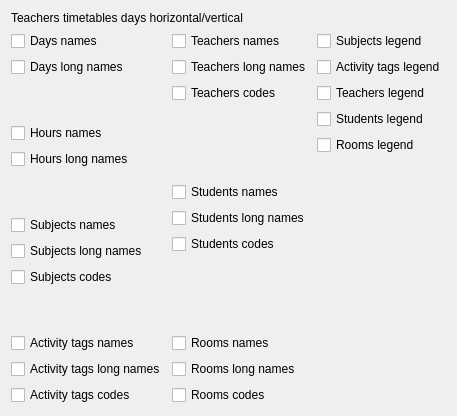
     <widget class="QWidget" name="tabWidgetPage10">
      <attribute name="title">
       <string>10</string>
      </attribute>
      <layout class="QGridLayout" name="gridLayout_11">
       <item row="1" column="0">
        <layout class="QVBoxLayout" name="verticalLayout_13">
         <item>
          <widget class="QCheckBox" name="teachersDaysHVDaysNamesCheckBox">
           <property name="text">
            <string>Days names</string>
           </property>
          </widget>
         </item>
         <item>
          <widget class="QCheckBox" name="teachersDaysHVDaysLongNamesCheckBox">
           <property name="text">
            <string>Days long names</string>
           </property>
          </widget>
         </item>
         <item>
          <spacer name="verticalSpacer_34">
           <property name="orientation">
            <enum>Qt::Vertical</enum>
           </property>
           <property name="sizeHint" stdset="0">
            <size>
             <width>20</width>
             <height>40</height>
            </size>
           </property>
          </spacer>
         </item>
         <item>
          <widget class="QCheckBox" name="teachersDaysHVHoursNamesCheckBox">
           <property name="text">
            <string>Hours names</string>
           </property>
          </widget>
         </item>
         <item>
          <widget class="QCheckBox" name="teachersDaysHVHoursLongNamesCheckBox">
           <property name="text">
            <string>Hours long names</string>
           </property>
          </widget>
         </item>
         <item>
          <spacer name="verticalSpacer_35">
           <property name="orientation">
            <enum>Qt::Vertical</enum>
           </property>
           <property name="sizeHint" stdset="0">
            <size>
             <width>20</width>
             <height>40</height>
            </size>
           </property>
          </spacer>
         </item>
         <item>
          <widget class="QCheckBox" name="teachersDaysHVSubjectsNamesCheckBox">
           <property name="text">
            <string>Subjects names</string>
           </property>
          </widget>
         </item>
         <item>
          <widget class="QCheckBox" name="teachersDaysHVSubjectsLongNamesCheckBox">
           <property name="text">
            <string>Subjects long names</string>
           </property>
          </widget>
         </item>
         <item>
          <widget class="QCheckBox" name="teachersDaysHVSubjectsCodesCheckBox">
           <property name="text">
            <string>Subjects codes</string>
           </property>
          </widget>
         </item>
         <item>
          <spacer name="verticalSpacer_36">
           <property name="orientation">
            <enum>Qt::Vertical</enum>
           </property>
           <property name="sizeHint" stdset="0">
            <size>
             <width>20</width>
             <height>40</height>
            </size>
           </property>
          </spacer>
         </item>
         <item>
          <widget class="QCheckBox" name="teachersDaysHVActivityTagsNamesCheckBox">
           <property name="text">
            <string>Activity tags names</string>
           </property>
          </widget>
         </item>
         <item>
          <widget class="QCheckBox" name="teachersDaysHVActivityTagsLongNamesCheckBox">
           <property name="text">
            <string>Activity tags long names</string>
           </property>
          </widget>
         </item>
         <item>
          <widget class="QCheckBox" name="teachersDaysHVActivityTagsCodesCheckBox">
           <property name="text">
            <string>Activity tags codes</string>
           </property>
          </widget>
         </item>
        </layout>
       </item>
       <item row="1" column="1">
        <layout class="QVBoxLayout" name="verticalLayout_14">
         <item>
          <widget class="QCheckBox" name="teachersDaysHVTeachersNamesCheckBox">
           <property name="text">
            <string>Teachers names</string>
           </property>
          </widget>
         </item>
         <item>
          <widget class="QCheckBox" name="teachersDaysHVTeachersLongNamesCheckBox">
           <property name="text">
            <string>Teachers long names</string>
           </property>
          </widget>
         </item>
         <item>
          <widget class="QCheckBox" name="teachersDaysHVTeachersCodesCheckBox">
           <property name="text">
            <string>Teachers codes</string>
           </property>
          </widget>
         </item>
         <item>
          <spacer name="verticalSpacer_37">
           <property name="orientation">
            <enum>Qt::Vertical</enum>
           </property>
           <property name="sizeHint" stdset="0">
            <size>
             <width>20</width>
             <height>40</height>
            </size>
           </property>
          </spacer>
         </item>
         <item>
          <widget class="QCheckBox" name="teachersDaysHVStudentsNamesCheckBox">
           <property name="text">
            <string>Students names</string>
           </property>
          </widget>
         </item>
         <item>
          <widget class="QCheckBox" name="teachersDaysHVStudentsLongNamesCheckBox">
           <property name="text">
            <string>Students long names</string>
           </property>
          </widget>
         </item>
         <item>
          <widget class="QCheckBox" name="teachersDaysHVStudentsCodesCheckBox">
           <property name="text">
            <string>Students codes</string>
           </property>
          </widget>
         </item>
         <item>
          <spacer name="verticalSpacer_38">
           <property name="orientation">
            <enum>Qt::Vertical</enum>
           </property>
           <property name="sizeHint" stdset="0">
            <size>
             <width>20</width>
             <height>40</height>
            </size>
           </property>
          </spacer>
         </item>
         <item>
          <widget class="QCheckBox" name="teachersDaysHVRoomsNamesCheckBox">
           <property name="text">
            <string>Rooms names</string>
           </property>
          </widget>
         </item>
         <item>
          <widget class="QCheckBox" name="teachersDaysHVRoomsLongNamesCheckBox">
           <property name="text">
            <string>Rooms long names</string>
           </property>
          </widget>
         </item>
         <item>
          <widget class="QCheckBox" name="teachersDaysHVRoomsCodesCheckBox">
           <property name="text">
            <string>Rooms codes</string>
           </property>
          </widget>
         </item>
        </layout>
       </item>
       <item row="1" column="2">
        <layout class="QVBoxLayout" name="verticalLayout_43">
         <item>
          <widget class="QCheckBox" name="teachersDaysHVSubjectsLegendCheckBox">
           <property name="text">
            <string>Subjects legend</string>
           </property>
          </widget>
         </item>
         <item>
          <widget class="QCheckBox" name="teachersDaysHVActivityTagsLegendCheckBox">
           <property name="text">
            <string>Activity tags legend</string>
           </property>
          </widget>
         </item>
         <item>
          <widget class="QCheckBox" name="teachersDaysHVTeachersLegendCheckBox">
           <property name="text">
            <string>Teachers legend</string>
           </property>
          </widget>
         </item>
         <item>
          <widget class="QCheckBox" name="teachersDaysHVStudentsLegendCheckBox">
           <property name="text">
            <string>Students legend</string>
           </property>
          </widget>
         </item>
         <item>
          <widget class="QCheckBox" name="teachersDaysHVRoomsLegendCheckBox">
           <property name="text">
            <string>Rooms legend</string>
           </property>
          </widget>
         </item>
         <item>
          <spacer name="verticalSpacer_100">
           <property name="orientation">
            <enum>Qt::Vertical</enum>
           </property>
           <property name="sizeHint" stdset="0">
            <size>
             <width>20</width>
             <height>40</height>
            </size>
           </property>
          </spacer>
         </item>
        </layout>
       </item>
       <item row="0" column="0" colspan="3">
        <widget class="QLabel" name="label_10">
         <property name="text">
          <string>Teachers timetables days horizontal/vertical</string>
         </property>
        </widget>
       </item>
      </layout>
     </widget>
